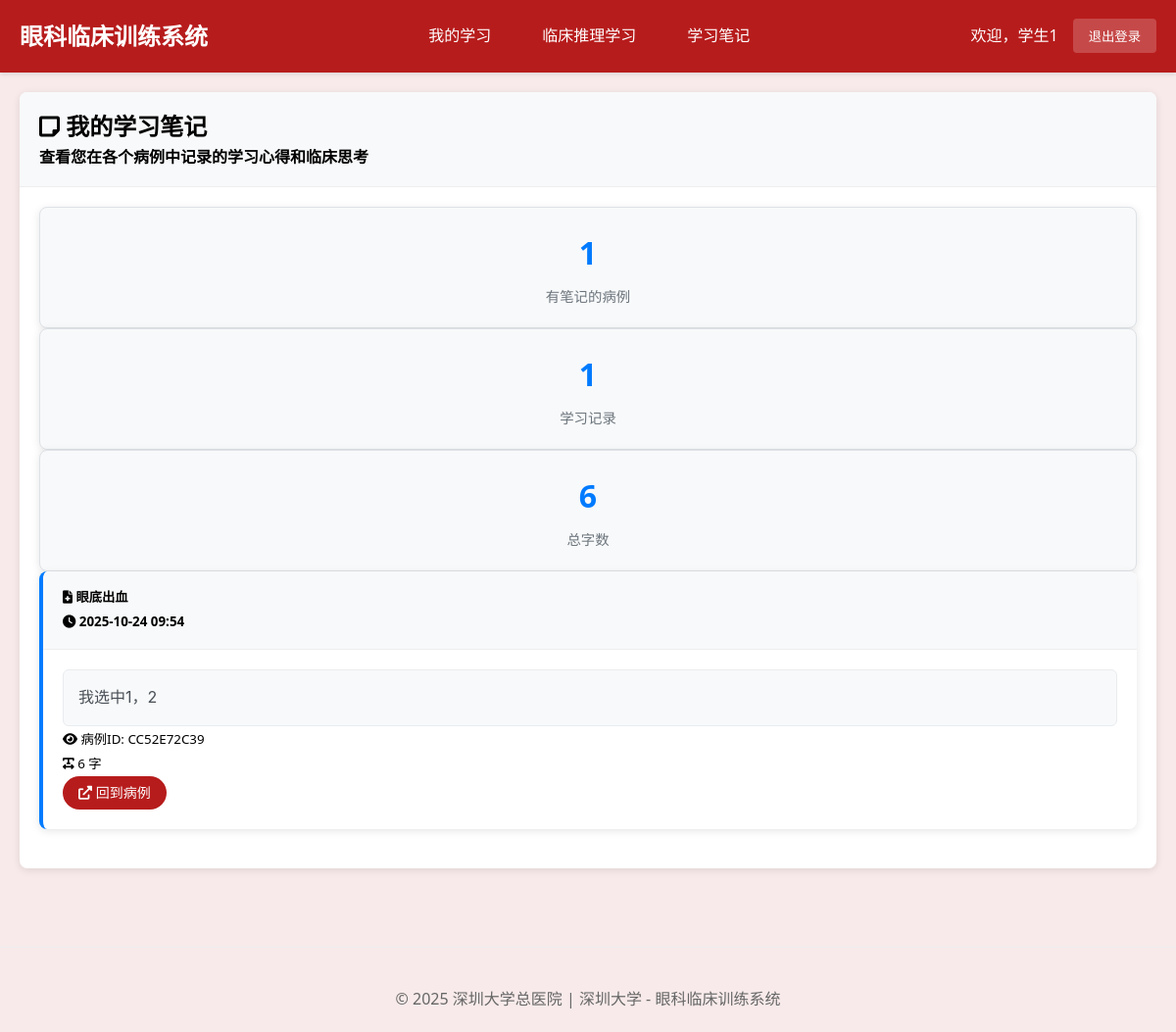
The app's page /student/learning-notes/ (signed in), older data.
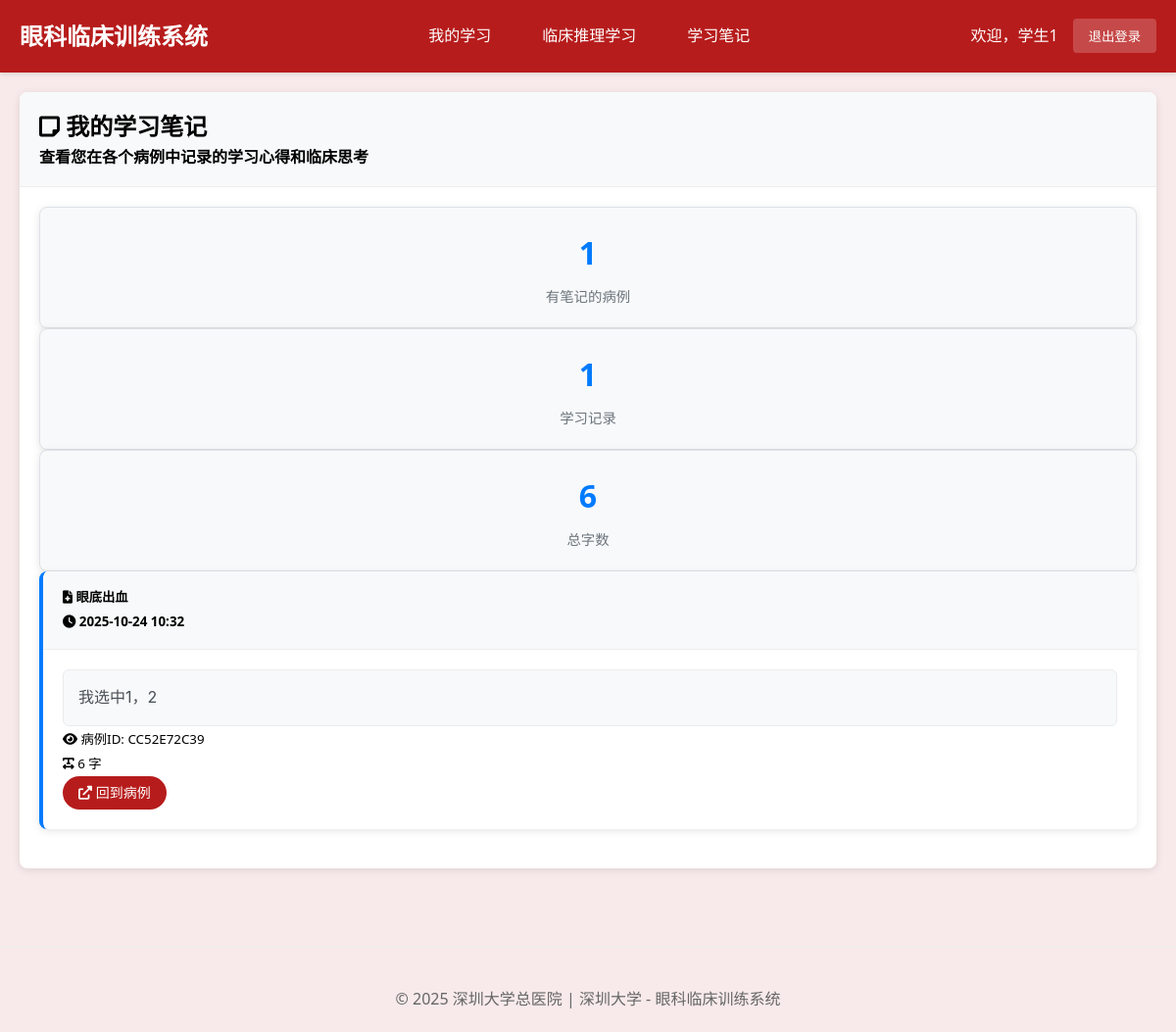
The same page, newer data.
### cases/models.py (models this page shows, shortened)
class StudentClinicalSession(models.Model):
    student = models.ForeignKey(User, on_delete=models.CASCADE, verbose_name="学生")
    clinical_case = models.ForeignKey(ClinicalCase, on_delete=models.CASCADE, verbose_name="临床案例")
    session_status = models.CharField(
        max_length=30,  # 增加长度以适应最长的选项
        choices=[
            ('case_presentation', '病例呈现'),         # 步骤1: 呈现病例
            ('examination_selection', '检查选择'),     # 步骤2: 选择检查方法
            ('examination_results', '检查结果'),       # 步骤3: 查看检查图像结果
            ('diagnosis_reasoning', '诊断推理'),       # 步骤4: 诊断判断推理
            ('treatment_selection', '治疗选择'),       # 步骤5: 选择治疗方案
            ('learning_feedback', '学习反馈'),         # 步骤6: 学习反馈
            ('completed', '已完成')
        ],
        default='case_presentation',
        verbose_name="当前阶段"
    )
    selected_examinations = models.JSONField(default=list, verbose_name="已选检查项目")
    examination_images_viewed = models.JSONField(default=list, verbose_name="已查看的检查图像")
    selected_diagnosis = models.ForeignKey(DiagnosisOption, on_delete=SET_NULL, blank=True, null=True, verbose_name="选择的诊断")
    diagnosis_reasoning_text = models.TextField(blank=True, verbose_name="诊断推理过程",
                                               help_text="学生的诊断思路和推理过程")
    selected_treatments = models.JSONField(default=list, verbose_name="已选治疗方案")
    step_completion_status = models.JSONField(
        default=dict,
        verbose_name="步骤完成状态",
        help_text="记录每个步骤的完成情况：{step_name: {completed: bool, score: float, completion_time: datetime}}"
    )
    required_examinations_completed = models.BooleanField(default=False, verbose_name="必选检查是否完成")
    examination_selection_valid = models.BooleanField(default=False, verbose_name="检查选择是否有效")
    examination_score = models.FloatField(default=0.0, verbose_name="检查选择得分")
    diagnosis_score = models.FloatField(default=0.0, verbose_name="诊断准确性得分")
    treatment_score = models.FloatField(default=0.0, verbose_name="治疗方案得分")
    reasoning_score = models.FloatField(default=0.0, verbose_name="推理过程得分")
    overall_score = models.FloatField(default=0.0, verbose_name="总体得分")
    time_spent = models.JSONField(default=dict, verbose_name="各阶段用时", help_text="JSON格式记录各阶段耗时")
    step_start_times = models.JSONField(default=dict, verbose_name="各步骤开始时间")
    started_at = models.DateTimeField(auto_now_add=True, verbose_name="开始时间")
    completed_at = models.DateTimeField(blank=True, null=True, verbose_name="完成时间")
    last_activity = models.DateTimeField(auto_now=True, verbose_name="最后活动时间")
    learning_notes = models.TextField(blank=True, verbose_name="学习笔记")
    reflection = models.TextField(blank=True, verbose_name="学习反思")
    session_data = models.JSONField(default=dict, verbose_name="会话数据",
                                   help_text="保存检查顺序、当前进度等临时数据")
    class Meta:
        verbose_name = "学生临床会话"
        verbose_name_plural = "学生临床会话"
        ordering = ['-started_at']
        unique_together = ['student', 'clinical_case']

class ClinicalCase(models.Model):
    title = models.CharField(max_length=200, verbose_name="案例标题")
    case_id = models.CharField(max_length=50, unique=True, verbose_name="案例编号")
    patient_age = models.IntegerField(verbose_name="患者年龄")
    patient_gender = models.CharField(max_length=10, choices=[('M', '男'), ('F', '女')], verbose_name="患者性别")
    chief_complaint = models.TextField(verbose_name="主诉")
    present_illness = models.TextField(verbose_name="现病史")
    past_history = models.TextField(blank=True, verbose_name="既往史")
    family_history = models.TextField(blank=True, verbose_name="家族史")
    learning_objectives = models.JSONField(verbose_name="学习目标", help_text="JSON格式存储多个学习目标")
    difficulty_level = models.CharField(
        max_length=20,
        choices=[('beginner', '初级'), ('intermediate', '中级'), ('advanced', '高级')],
        default='intermediate',
        verbose_name="难度等级"
    )
    is_active = models.BooleanField(default=True, verbose_name="是否启用")
    created_by = models.ForeignKey(User, on_delete=models.CASCADE, verbose_name="创建者")
    created_at = models.DateTimeField(auto_now_add=True, verbose_name="创建时间")
    updated_at = models.DateTimeField(auto_now=True, verbose_name="更新时间")
    case_images = models.JSONField(blank=True, null=True, verbose_name="案例图片", help_text="存储图片路径的JSON数组")
    class Meta:
        verbose_name = "临床案例"
        verbose_name_plural = "临床案例"
        ordering = ['-created_at']

### cases/views.py (the view)
# urls.py: path('student/learning-notes/', views.student_learning_notes, name='student_learning_notes'),
@login_required
@user_passes_test(is_student, login_url='login')
def student_learning_notes(request):
    sessions_with_notes = StudentClinicalSession.objects.filter(
        student=request.user,
        learning_notes__isnull=False
    ).exclude(learning_notes='').select_related('clinical_case').order_by('-last_activity')
    context = {
        'sessions_with_notes': sessions_with_notes,
        'total_notes_count': sessions_with_notes.count(),
    }
    return render(request, 'student/learning_notes.html', context)

### cases/views.py (called while the page is built)
def is_student(user):
    return user.groups.filter(name='Students').exists()

### cases/templates/student/learning_notes.html (shortened to what this page needs)
{% extends 'base.html' %}
{% load static %}
{% block content %}
<div class="card">
    <div class="card-header">
        <h2><i class="fas fa-sticky-note"></i> 我的学习笔记</h2>
        <p class="text-muted mb-0">查看您在各个病例中记录的学习心得和临床思考</p>
    </div>
    <div class="card-body">
        {% if sessions_with_notes %}
            <div class="notes-stats mb-4">
                <div class="row">
                    <div class="col-md-4">
                        <div class="stat-card">
                            <div class="stat-number">{{ total_notes_count }}</div>
                            <div class="stat-label">有笔记的病例</div>
                        </div>
                    </div>
                    <div class="col-md-4">
                        <div class="stat-card">
                            <div class="stat-number">{{ sessions_with_notes|length }}</div>
                            <div class="stat-label">学习记录</div>
                        </div>
                    </div>
                    <div class="col-md-4">
                        <div class="stat-card">
                            <div class="stat-number" id="total-chars">-</div>
                            <div class="stat-label">总字数</div>
                        </div>
                    </div>
                </div>
            </div>
            <div class="notes-list">
                {% for session in sessions_with_notes %}
                <div class="note-item card mb-3">
                    <div class="card-header d-flex justify-content-between align-items-center">
                        <h5 class="mb-0">
                            <i class="fas fa-file-medical text-primary"></i>
                            {{ session.clinical_case.title }}
                        </h5>
                        <small class="text-muted">
                            <i class="fas fa-clock"></i>
                            {{ session.last_activity|date:"Y-m-d H:i" }}
                        </small>
                    </div>
                    <div class="card-body">
                        <div class="note-content">
                            <pre class="notes-text">{{ session.learning_notes }}</pre>
                        </div>
                        <div class="note-meta mt-3 pt-3 border-top">
                            <div class="row">
                                <div class="col-md-6">
                                    <small class="text-muted">
                                        <i class="fas fa-eye"></i>
                                        病例ID: {{ session.clinical_case.case_id }}
                                    </small>
                                </div>
                                <div class="col-md-6 text-end">
                                    <small class="text-muted char-count">
                                        <i class="fas fa-text-width"></i>
                                        {{ session.learning_notes|length }} 字
                                    </small>
                                </div>
                            </div>
                        </div>
                        <div class="note-actions mt-2">
                            <a href="{% url 'student_clinical_view' session.clinical_case.case_id %}"
                               class="btn btn-sm btn-outline-primary">
                                <i class="fas fa-external-link-alt"></i> 回到病例
                            </a>
                        </div>
                    </div>
                </div>
                {% endfor %}
            </div>
        {% endif %}
    </div>
</div>
{% endblock %}

Row changes from the older to the newer data that the page shows:
changed StudentClinicalSession "我选中1，2": last_activity "2025-10-24 09:54" → "2025-10-24 10:32"
